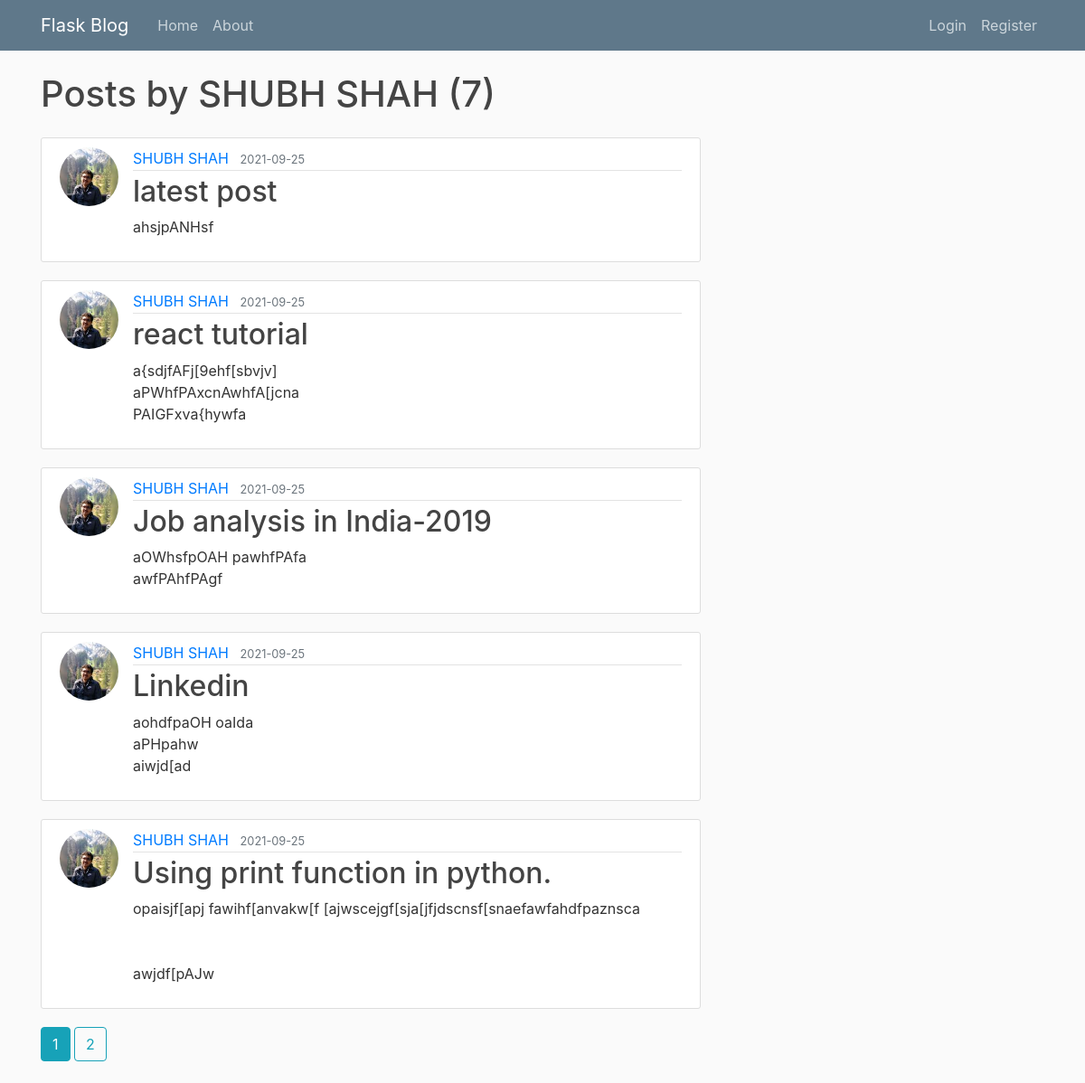
The page /user/SHUBH SHAH on the database its author committed.
### app/models.py (models this page shows, shortened)
class User(db.Model, UserMixin):
    id = db.Column(db.Integer, primary_key=True)
    username = db.Column(db.String(20), unique=True, nullable=False)
    email = db.Column(db.String(120), unique=True, nullable=False)
    image_file = db.Column(db.String(20), nullable=False, default='default.jpg')
    password = db.Column(db.String(60), nullable=False)
    posts = db.relationship('Post', backref='author', lazy=True)

class Post(db.Model):
    id = db.Column(db.Integer, primary_key=True)
    title = db.Column(db.String(100), nullable=False)
    content = db.Column(db.Text, nullable=False)
    date_posted = db.Column(db.DateTime, nullable=False, default=datetime.utcnow)
    user_id = db.Column(db.Integer, db.ForeignKey('user.id'), nullable=False)

### app/routes.py (the view)
@app.route("/user/<string:username>")
def user_posts(username):
    page = request.args.get('page',1,type=int)
    user = User.query.filter_by(username=username).first_or_404()
    posts = Post.query.filter_by(author=user).order_by(Post.date_posted.desc()).paginate(page=page, per_page=5)
    return render_template('user_posts.html', posts=posts, title=username, user=user)

### app/templates/user_posts.html
{% extends "layout.html" %}
{% block content %}
    <h1 class="mb-4">Posts by {{ user.username }} ({{ posts.total }})</h1>
    {% for post in posts.items %}
        <article class="media content-section">
          <img class="rounded-circle article-img" src="{{ url_for('static', filename='profile_pics/' + post.author.image_file) }}">
          <div class="media-body">
            <div class="article-metadata">
              <a class="mr-2" href="{{ url_for('user_posts', username=post.author.username) }}">{{ post.author.username }}</a>
              <small class="text-muted">{{ post.date_posted.strftime('%Y-%m-%d') }}</small>
            </div>
            <h2><a class="article-title" href="{{ url_for('post', post_id=post.id) }}">{{ post.title }}</a></h2>
            <p class="article-content">{{ post.content }}</p>
          </div>
        </article>
    {% endfor %}
    {% for page_num in posts.iter_pages(left_edge=1, right_edge=1, left_current=1, right_current=2) %}
        {% if page_num %}
          {% if posts.page == page_num %}
            <a class="btn btn-info mb-4" href="{{ url_for('user_posts',username=user.username, page=page_num) }}"> {{ page_num }}</a>
          {% else %}
            <a class="btn btn-outline-info mb-4" href="{{ url_for('user_posts',username=user.username, page=page_num) }}"> {{ page_num }}</a>
          {% endif %}
        {% else %}
          ...
        {% endif %}
    {% endfor %}
{% endblock content %}

### app/static/main.css (style rules this page uses)
body { background: #fafafa; color: #333333; margin-top: 5rem; }
h1, h2, h3, h4, h5, h6 { color: #444444; }
.content-section { background: #ffffff; padding: 10px 20px; border: 1px solid #dddddd; border-radius: 3px; margin-bottom: 20px; }
.article-title { color: #444444; text-decoration-line: none; }
.article-content { white-space: pre-line; }
.article-img { height: 65px; width: 65px; margin-right: 16px; }
.article-metadata { padding-bottom: 1px; margin-bottom: 4px; border-bottom: 1px solid #e3e3e3 }

### rows shown on the page
User: username "SHUBH SHAH"
Post: image_file (picture), author.username "SHUBH SHAH", date_posted "2021-09-25", title "latest post", content "ahsjpANHsf"
Post: image_file (picture), author.username "SHUBH SHAH", date_posted "2021-09-25", title "react tutorial", content "a{sdjfAFj[9ehf[sbvjv] aPWhfPAxcnAwhfA[jcna PAIGFxva{hywfa"
Post: image_file (picture), author.username "SHUBH SHAH", date_posted "2021-09-25", title "Job analysis in India-2019", content "aOWhsfpOAH pawhfPAfa awfPAhfPAgf"
Post: image_file (picture), author.username "SHUBH SHAH", date_posted "2021-09-25", title "Linkedin", content "aohdfpaOH oaIda aPHpahw aiwjd[ad"
Post: image_file (picture), author.username "SHUBH SHAH", date_posted "2021-09-25", title "Using print function in python.", content "opaisjf[apj fawihf[anvakw[f [ajwscejgf[sja[jfjdscnsf[snaefawfahdfpaznsca awjdf[pAJw"

### other values the page prints
{{ posts.total }} "7"
{{ page_num }} "1"
{{ page_num }} "2"
